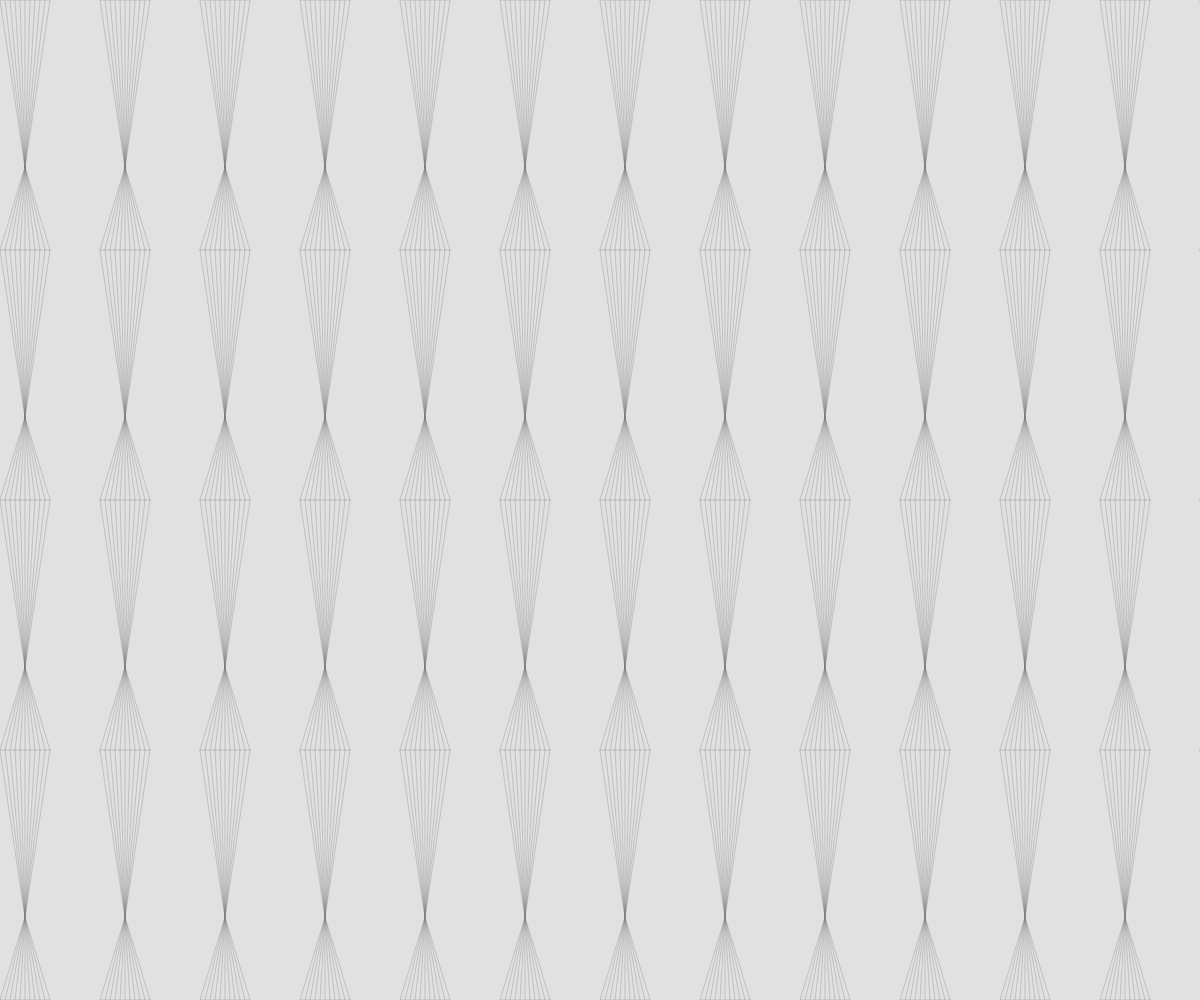
Frame 1 (no input)
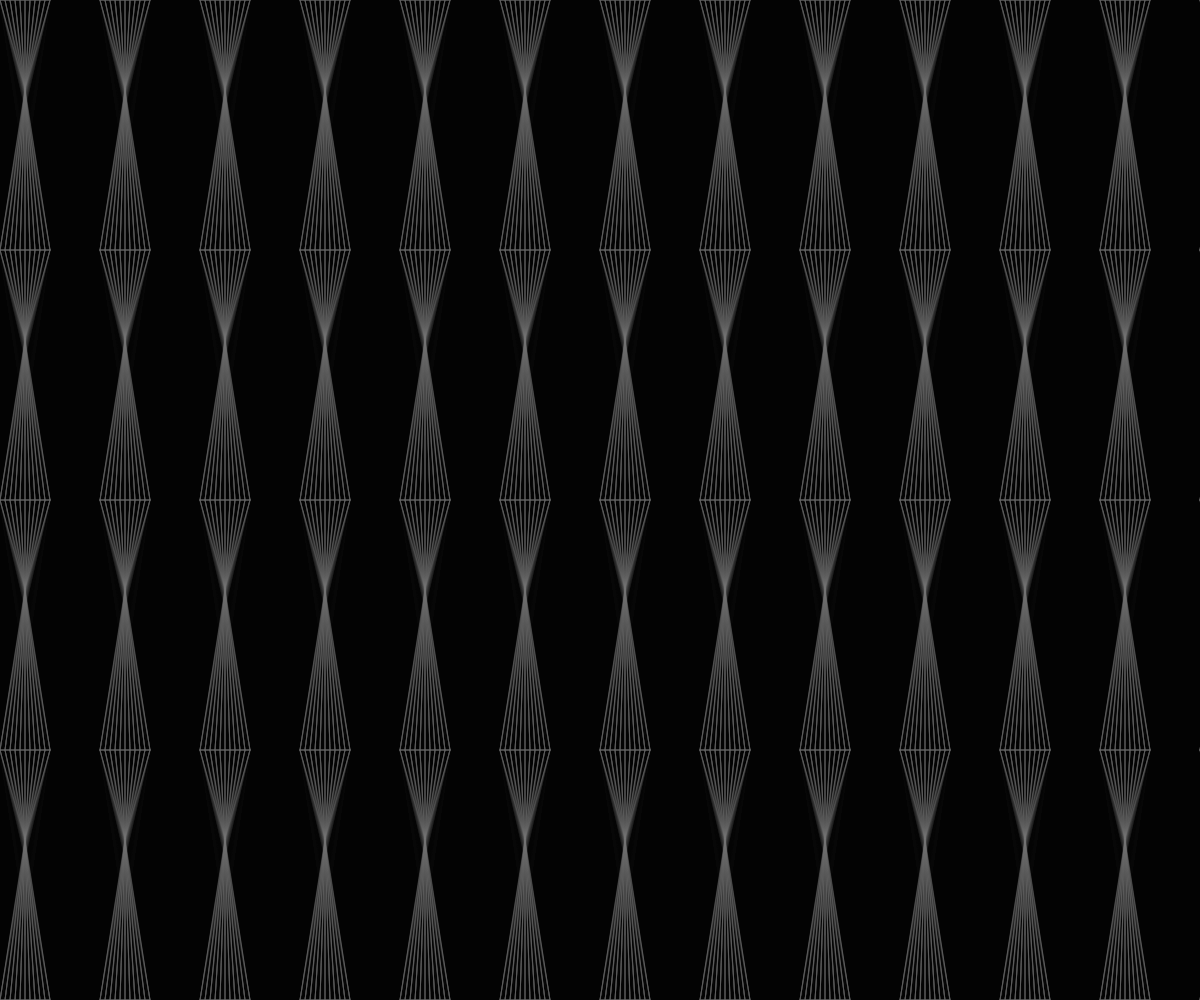
Frame 60 (no input)
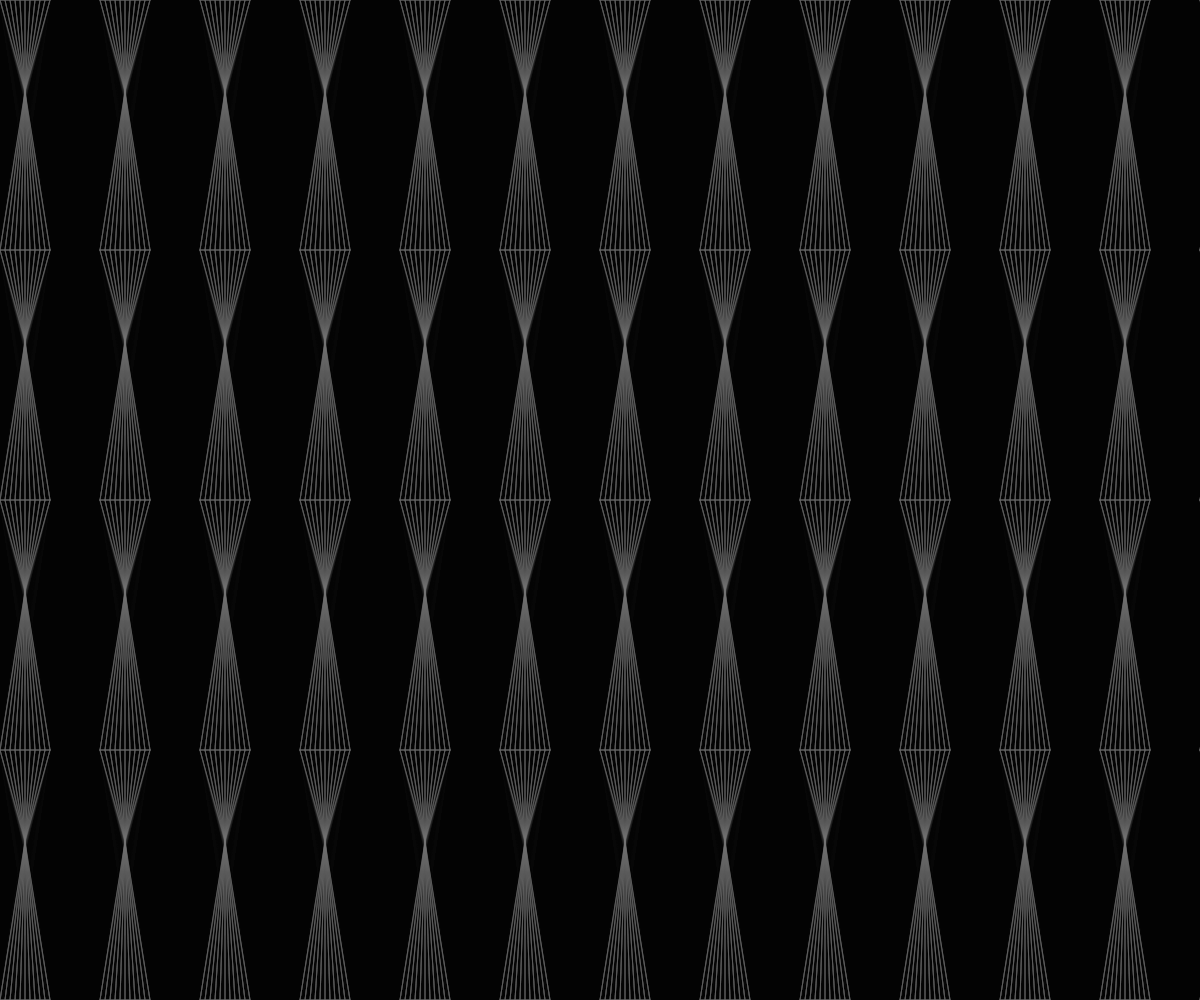
Frame 120 (the mouse pressed at the canvas centre since frame 60)

The p5.js sketch that drew these frames (run headless with seeded random() and noise() and a simulated clock; from frame 60 on, the mouse is pressed at the canvas centre):

// p5.js sketch
// ── sketch.js
function setup() {
  createCanvas(windowWidth, windowHeight);
}

function draw() {
  background(0, 30);
  stroke(120, 120, 120, 80);
  noFill();
  var noiseY = noise(.01 * frameCount) * height;
  var y1coord = map(noiseY, 0, height, 0, (height / 4));
  var y2coord = map(noiseY, 0, height, (height / 4), 2 * ((height / 4)));
  var y3coord = map(noiseY, 0, height, 2 * ((height / 4)), 3 * ((height / 4)));
  var y4coord = map(noiseY, 0, height, 3 * ((height / 4)), height);


  for (let x = 0; x <= width + 100; x += 100) {
    for (let y = 0; y <= height; y += height / 4) {
      line(x, y, x + 50, y);
    }
  }

  for (let x = 0; x <= width + 100; x += 100) {
    for (let y = 0; y <= ((height / 4)); y += height / 4) {
      for (let i = x; i <= x + 50; i += 5) {
        line(i, y, x + 25, y1coord);
      }
    }
  }

  for (let x = 0; x <= width + 100; x += 100) {
    for (let y = ((height / 4)); y <= (2 * ((height / 4))); y += height / 4) {
      for (let i = x; i <= x + 50; i += 5) {
        line(i, y, x + 25, y2coord);
      }
    }
  }

  for (let x = 0; x <= width; x += 100) {
    for (let y = (2 * ((height / 4))); y <= (3 * ((height / 4))); y += height / 4) {
      for (let i = x; i <= x + 50; i += 5) {
        line(i, y, x + 25, y3coord);
      }
    }
  }
  for (let x = 0; x <= width + 100; x += 100) {
    for (let y = (3 * ((height / 4))); y <= height + 100; y += height / 4) {
      for (let i = x; i <= x + 50; i += 5) {
        line(i, y, x + 25, y4coord);
      }
    }
  }
}
